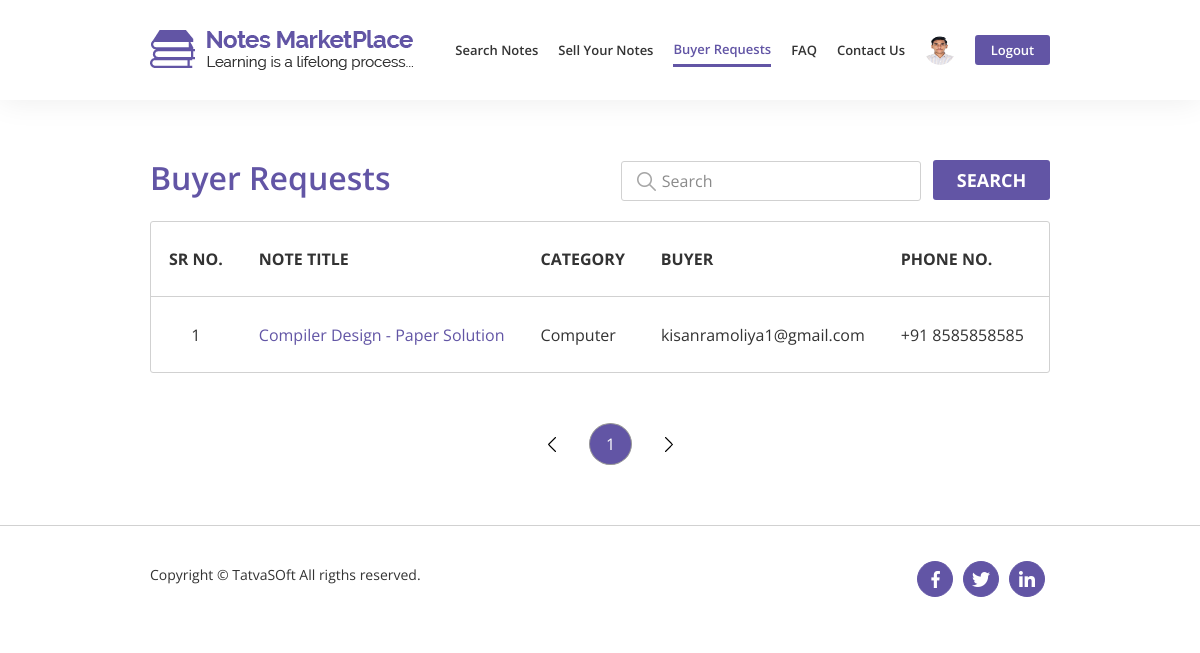
Page /member/buyer_requests.php (signed in) on the committed database.
### tables this page shows
CREATE TABLE `user` (
  `UserID` int(11) NOT NULL,
  `RoleID` int(11) NOT NULL,
  `FirstName` varchar(50) NOT NULL,
  `LastName` varchar(50) NOT NULL,
  `EmailID` varchar(100) NOT NULL,
  `Password` varchar(200) NOT NULL,
  `IsEmailVerified` bit(10) NOT NULL DEFAULT b'0',
  `SecondaryEmailID` varchar(100) DEFAULT NULL,
  `BirthDate` date DEFAULT NULL,
  `Gender` tinyint(1) DEFAULT NULL COMMENT '0-Male 1-Female',
  `PhoneNo` varchar(20) DEFAULT NULL,
  `ProfilePictureFile` varchar(100) DEFAULT NULL,
  `Address1` varchar(100) DEFAULT NULL,
  `Address2` varchar(100) DEFAULT NULL,
  `City` varchar(50) DEFAULT NULL,
  `State` varchar(50) DEFAULT NULL,
  `Zipcode` varchar(50) DEFAULT NULL,
  `CountryID` int(11) DEFAULT NULL,
  `University` varchar(100) DEFAULT NULL,
  `CollegeName` varchar(100) DEFAULT NULL,
  `CreatedDate` datetime DEFAULT NULL,
  `CreatedBy` int(11) DEFAULT NULL,
  `ModifiedDate` datetime DEFAULT NULL,
  `ModifiedBy` int(11) DEFAULT NULL,
  `IsActive` bit(10) NOT NULL DEFAULT b'1'
);

CREATE TABLE `downloads` (
  `DownloadID` int(11) NOT NULL,
  `NoteID` int(11) NOT NULL,
  `BuyerID` int(11) NOT NULL,
  `SellerID` int(11) NOT NULL,
  `RequestStatus` bit(10) NOT NULL,
  `NotePrice` int(11) NOT NULL,
  `IsAttachmentDownloaded` bit(10) NOT NULL,
  `AttachmentDownloadedDate` datetime DEFAULT NULL,
  `CreatedDate` datetime DEFAULT NULL,
  `CreatedBy` int(11) DEFAULT NULL,
  `ModifiedDate` datetime DEFAULT NULL,
  `ModifiedBy` int(11) DEFAULT NULL,
  `IsActive` bit(10) NOT NULL DEFAULT b'1'
);

CREATE TABLE `notes` (
  `NoteID` int(11) NOT NULL,
  `NoteTitle` varchar(100) NOT NULL,
  `CategoryID` int(11) NOT NULL,
  `DisplayPictureFile` varchar(100) NOT NULL,
  `NoteFile` varchar(255) NOT NULL,
  `TypeID` int(11) NOT NULL,
  `NotePage` int(11) NOT NULL,
  `Description` varchar(255) NOT NULL,
  `CountryID` int(11) DEFAULT NULL,
  `InstituteName` varchar(200) DEFAULT NULL,
  `CourseName` varchar(100) DEFAULT NULL,
  `CourseCode` varchar(100) DEFAULT NULL,
  `ProfessorName` varchar(100) DEFAULT NULL,
  `SellType` bit(10) NOT NULL,
  `NotePrice` int(11) DEFAULT NULL,
  `PreviewFile` varchar(100) DEFAULT NULL,
  `SellerID` int(11) NOT NULL,
  `NoteStatusID` int(11) NOT NULL,
  `PublishedDate` datetime DEFAULT NULL,
  `ActionedBy` int(11) DEFAULT NULL,
  `AdminRemark` varchar(255) DEFAULT NULL,
  `CreatedDate` datetime DEFAULT NULL,
  `CreatedBy` int(11) DEFAULT NULL,
  `ModifiedDate` datetime DEFAULT NULL,
  `ModifiedBy` int(11) DEFAULT NULL,
  `IsActive` bit(10) NOT NULL DEFAULT b'1'
);

CREATE TABLE `categorytable` (
  `CategoryID` int(11) NOT NULL,
  `Category` varchar(100) NOT NULL,
  `Description` varchar(255) NOT NULL,
  `CreatedDate` datetime DEFAULT NULL,
  `CreatedBy` int(11) DEFAULT NULL,
  `ModifiedDate` datetime DEFAULT NULL,
  `ModifiedBy` int(11) DEFAULT NULL,
  `IsActive` bit(10) NOT NULL DEFAULT b'1'
);

### functions.php (called while the page is built, shortened)
<?php
include 'Database/database.php';
?>
<?php
function ProfileImage($user_id){
    global $connection;
    $query = "SELECT DefaultProfilePicture FROM systemtable WHERE SystemID = 1";
    $profile_query = mysqli_query($connection,$query);
    $row = mysqli_fetch_array($profile_query);
    $default_profile_picture = $row['DefaultProfilePicture'];
    $query = "SELECT ProfilePictureFile FROM user WHERE UserID = $user_id";
    $profile_picture_query = mysqli_query($connection, $query);
    $row = mysqli_fetch_array($profile_picture_query);
    $profile_image = $row['ProfilePictureFile'];
    if(!empty($profile_image)){
        $profile_image = "../images/uploads/profile_picture/$profile_image";
    }
    else{
        $profile_image = "../images/uploads/profile_picture/$default_profile_picture";
    }
    return $profile_image;
}
function GetfacebookURL(){
    global $connection;
    $query = "SELECT FacebookURL FROM systemtable WHERE SystemID = 1";
    $profile_query = mysqli_query($connection,$query);
    $row = mysqli_fetch_array($profile_query);
    if(mysqli_num_rows($profile_query) > 0){
        $FacebookURL = $row['FacebookURL'];
    }
    if(!empty($FacebookURL)){
        return $FacebookURL;
    }
    else{
        return '#';
    }
}
function GetlinkedinURL(){
    global $connection;
    $query = "SELECT LinkedinURL FROM systemtable WHERE SystemID = 1";
    $profile_query = mysqli_query($connection,$query);
    $row = mysqli_fetch_array($profile_query);
    if(mysqli_num_rows($profile_query) > 0){
        $LinkedinURL = $row['LinkedinURL'];
    }
    if(!empty($LinkedinURL)){
        return $LinkedinURL;
    }
    else{
        return '#';
    }
}
function GettwitterURL(){
    global $connection;
    $query = "SELECT TwitterURL FROM systemtable WHERE SystemID = 2";
    $profile_query = mysqli_query($connection,$query);
    if(!empty($TwitterURL)){
        return $TwitterURL;
    }
    else{
        return '#';
    }
}
?>

### member/buyer_requests.php (the view, shortened to what this page needs)
<?php
include '../Database/database.php';
include '../functions.php';
$user_id = $_SESSION['user_id'];
$profile_image_nav = ProfileImage($user_id);
$query = "SELECT downloads.DownloadID, downloads.NoteID, user.EmailID, user.PhoneNo, downloads.NotePrice ,downloads.CreatedDate FROM downloads JOIN user ON downloads.BuyerID = user.UserID WHERE SellerID=$user_id and RequestStatus=0";
$buyer_request_query = mysqli_query($connection, $query);
?>
<!DOCTYPE html>
<html lang="en">
    <head>
        <link rel="stylesheet" href="../css/datatable/jquery.dataTables.min.css">
        <link rel="stylesheet" href="../css/bootstrap/bootstrap.min.css">
        <link rel="stylesheet" href="../css/user-style.css">
        <link rel="stylesheet" href="../css/user-responsive.css">
    </head>
    <body id="body">
        <nav class="navbar fixed-top navbar-expand-lg box white-nav-top">
            <div class="container-fluid">
                <a class="navbar-brand" href="dashboard.php">
                    <img src="../images/home/logo.png" alt="NotesMarketPlace logo">
                </a>
                <div class="collapse navbar-collapse">
                    <ul class="navbar-nav ml-auto">
                        <li><a href="search_notes.php">Search Notes</a></li>
                        <li><a href="dashboard.php">Sell Your Notes</a></li>
                        <li><a href="#" class="active">Buyer Requests</a></li>
                        <li><a href="FAQ.php">FAQ</a></li>
                        <li><a href="contact_us.php">Contact Us</a></li>
                        <li class="dropdown">
                                <a href="#" style="border: none;" class="dropdown-toggle" id="profile-dropdown" data-toggle="dropdown" aria-haspopup="true" aria-expanded="false"><img src=<?php echo $profile_image_nav;?> alt="progile image"></a>
                        </li>
                        <li style="padding-right:0;"><a href="../logout.php" style="border: none;"><button>Logout</button></a></li>
                    </ul>
                </div>
            </div>
        </nav>
        <div class="profile-table box">
            <div class="container-fluid">
                <div class="row">
                    <div class="col-md-6 col-sm-5 col-12">
                        <h2>Buyer Requests</h2>
                    </div>
                    <div class="col-md-6 col-sm-7 col-12 text-right">
                        <input type="text" class="search" id="buyer-search" placeholder="Search">
                        <button class="search-button" id="buyer-search-btn">Search</button>
                    </div>
                </div>
                <table id="buyer-request-table" class="datatable display nowrap" style="width: 100%;">
                    <thead>
                        <tr>
                            <th class="text-center">Sr No.</th>
                            <th>Note Title</th>
                            <th>Category</th>
                            <th>Buyer</th>
                            <th>phone No.</th>
                            <th>Sell Type</th>
                        </tr>
                    </thead>
                    <tbody>
                    <?php
                    $count = 0;
                    while($row = mysqli_fetch_array($buyer_request_query)){
                        $note_id = $row['NoteID'];
                        $email = $row['EmailID'];
                        $phone_no = $row['PhoneNo'];
                        $query = "SELECT notes.NoteTitle, categorytable.Category FROM notes JOIN categorytable ON notes.CategoryID = categorytable.CategoryID WHERE NoteID=$note_id";
                        $notes_data_query = mysqli_query($connection,$query);
                        $row1 = mysqli_fetch_array($notes_data_query);
                        $note_title = $row1['NoteTitle'];
                        $category = $row1['Category'];
                        $count++;
                    ?>
                        <tr>
                            <td class="text-center"><?php echo $count;?></td>
                            <td><a href="notes_details.php?note=<?php echo $note_id;?>"><?php echo $note_title;?></a></td>
                            <td><?php echo $category;?></td>
                            <td><?php echo $email;?></td>
                            <td><?php echo $phone_no;?></td>
                            <td>Paid</td>
                        </tr>
                    <?php
                    }
                    ?>
                    </tbody>
                </table>
            </div>
        </div>
        <footer class="box">
            <div class="container-fluid">
                <div class="row">
                    <div class="col-md-6 col-8">
                        <p>Copyright &copy; TatvaSOft All rigths reserved.</p>
                    </div>
                    <div class="col-md-6 col-4 text-right">
                        <ul class="social-list">
                            <li><a href=<?php echo GetfacebookURL();?>><img src="../images/home/facebook.png" alt="facebook icon"></a></li>
                            <li><a href=<?php echo GettwitterURL();?>><img src="../images/home/twitter.png" alt="twitter icon"></a></li>
                            <li><a href=<?php echo GetlinkedinURL();?>><img src="../images/home/linkedin.png" alt="linkedin icon"></a></li>
                        </ul>
                    </div>
                </div>
            </div>
        </footer>
    </body>
</html>

### css/user-style.css (style rules this page uses)
html, body { height: 100%; }
body { color: #333333; font-family: "Open Sans",sans-serif; }
h1, h2, h3, h4, h5, h6 { font-family: "Open Sans", sans-serif; }
.box { padding: 0 12.5%; }
.box .container-fluid { padding-left: 0; padding-right: 0; }
.navbar { height: 100px; -webkit-transition: all 300ms linear; transition: all 300ms linear; }
ul.navbar-nav > li { display: flex; align-items: center; padding: 0 16px; }
ul.navbar-nav > li > a { font-size: 16px; font-weight: 600; line-height: 20px; color: #ffffff; text-decoration: none; padding: 7px 0; }
ul.navbar-nav > li > a > button { background-color: #ffffff; width: 89px; height: 40px; border-radius: 3px; color: #6255a5; line-height: 22px; font-weight: 600; border: none; }
.dropdown-toggle::after { content: none; }
.white-nav-top { background: #fff; height: 100px; -webkit-box-shadow: 0 0 30px 0 rgba(0, 0, 0, 0.08); box-shadow: 0 0 30px 0 rgba(0, 0, 0, 0.08); z-index: 2; }
.white-nav-top ul.navbar-nav > li > a { color: #333333; transition: all 50ms linear; }
.white-nav-top ul.navbar-nav > li > a > img { height: 40px; width: 40px; border-radius: 50%; }
.white-nav-top ul.navbar-nav > li > a > button { background-color: #6255a5; color: #ffffff; }
.white-nav-top ul.navbar-nav > li > a:hover, .white-nav-top ul.navbar-nav > li > a.active { color: #6255a5; border-bottom: 3px solid #6255a5; padding-bottom: 7px; }
footer { border-top: 1px solid #d1d1d1; height: 100px; }
footer p { font-family: "Open Sans",sans-serif; font-size: 14px; font-weight: 400; line-height: 18px; color: #333333; margin: 40px 0; }
ul.social-list { padding: 0; margin-top: 30px; display: flex; justify-content: flex-end; }
ul.social-list li { display: inline-block; padding: 5px; }
ul.social-list li a { display: flex; align-items: center; justify-content: center; border: 1px solid #6255a5; width: 36px; height: 36px; line-height: 36px; color: #fff; background-color: #6255a5; border-radius: 50%; -webkit-transition: all 400ms linear; transition: all 400ms linear; text-decoration: none; }
.notes-table .search, .profile-table .search { width: 322px; height: 50px; border: 1px solid #d1d1d1; border-radius: 3px; font-size: 16px; font-weight: 400; line-height: 20px; color: #8a8a8a; padding: 15px 0; background: url("../images/Dashboard/search.jpg") left no-repeat; background-position-x: 15px; padding-left: 40px; margin-bottom: 20px; margin-right: 8px; }
.notes-table .search::placeholder, .profile-table .search::placeholder { color: #8a8a8a; }
.notes-table .search-button, .profile-table .search-button { background-color: #6255a5; color: #fff; width: 117px; height: 50px; border-radius: 3px; border: none; font-family: "Open Sans",sans-serif; font-size: 18px; line-height: 22px; font-weight: 700; text-transform: uppercase; }
.datatable tr { height: 75px; }
.datatable thead tr { text-transform: uppercase; font-size: 16px; font-weight: 600 !important; line-height: 20px; }
.datatable tbody td { padding: 10px 18px !important; background-color:transparent !important; font-size: 18px; font-weight: 400; line-height: 22px; }
.datatable tbody tr { background-color:transparent !important; }
.dataTables_scrollHead table.dataTable thead th { border-bottom: 1px solid #d1d1d1 !important; }
table.dataTable.display tbody td { border-top: 1px solid rgba(0, 0, 0, 0.1); }
.datatable tbody td a { text-decoration: none; color: #6255a5; }
.profile-table { margin-top: 160px; margin-bottom: 60px; }
.profile-table h2 { font-size: 34px; font-weight: 600; line-height: 38px; color: #6255a5; }
.profile-table .datatable tbody tr td:nth-child(2), #my-rejected-notes-table tbody tr td:nth-child(6) { color: #6255a5; }

### rows in the picture
user: ProfilePictureFile (picture)
downloads: NoteID.NoteTitle "Compiler Design - Paper Solution", categorytable.Category "Computer", BuyerID.EmailID "kisanramoliya1@gmail.com", BuyerID.PhoneNo "+91 8585858585"
